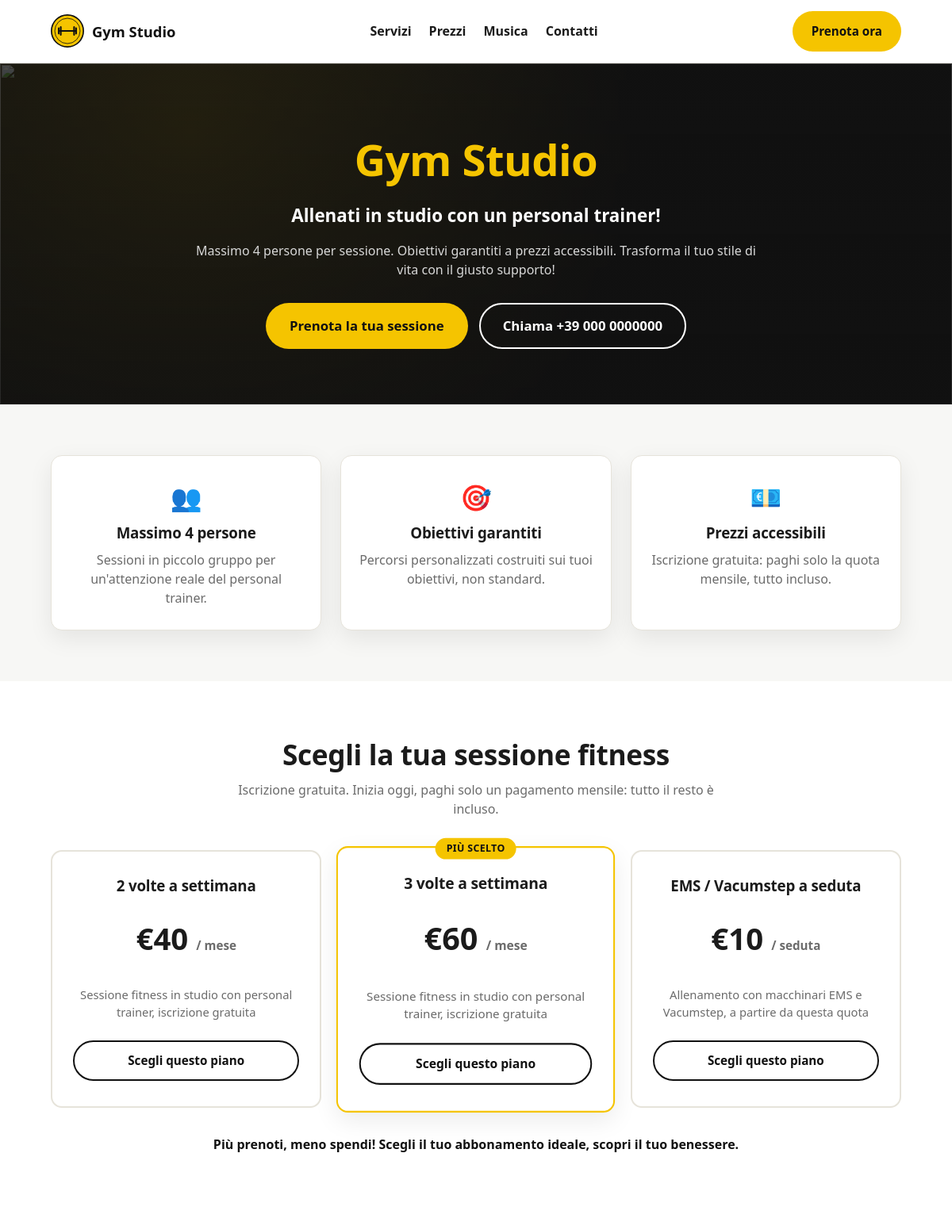
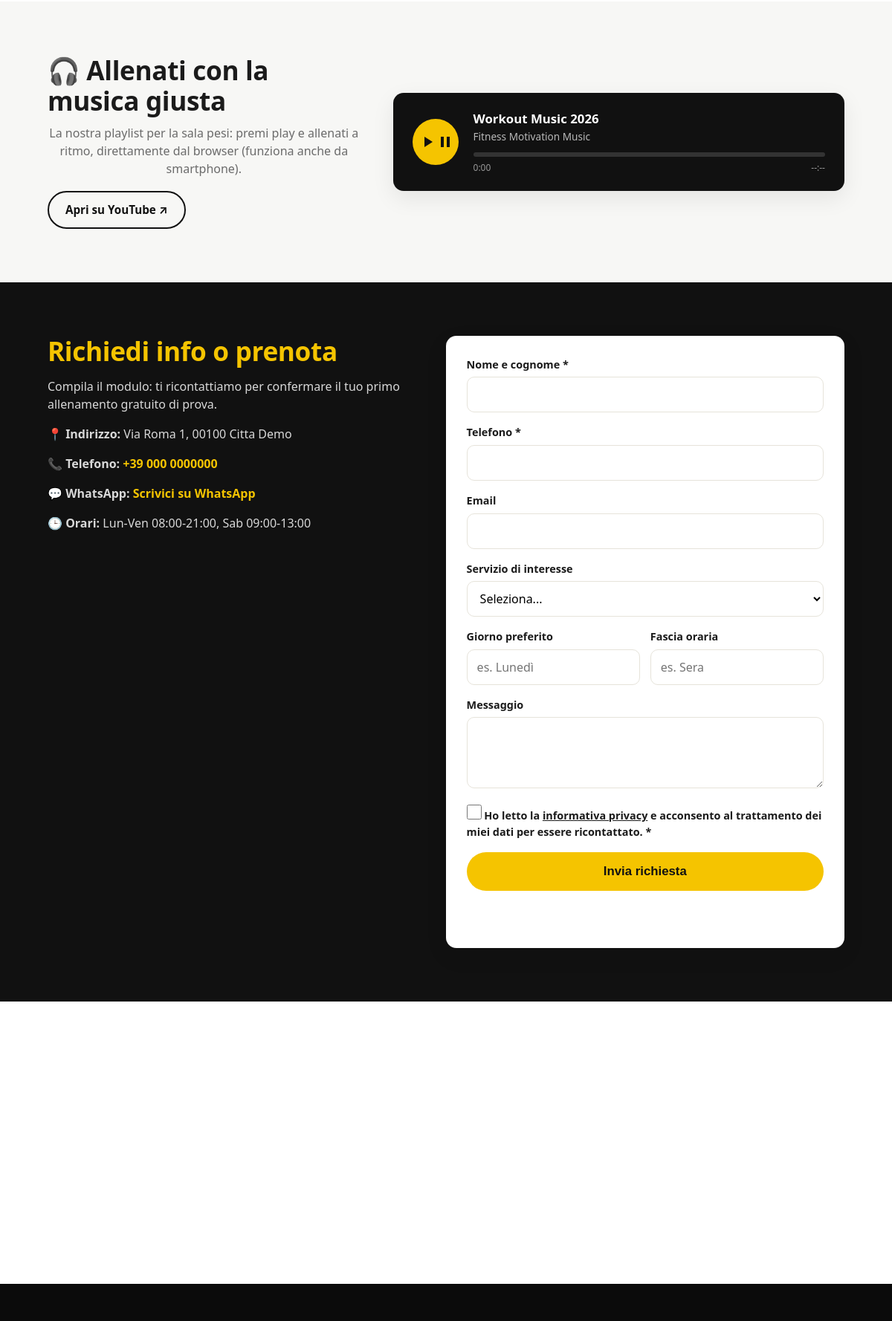
The page / (upper part) on the database its author committed (2 pictures, top to bottom).
### tables this page shows
CREATE TABLE IF NOT EXISTS tenants (
  id INT UNSIGNED AUTO_INCREMENT PRIMARY KEY,
  slug VARCHAR(64) NOT NULL UNIQUE,
  nome VARCHAR(150) NOT NULL,
  logo_path VARCHAR(255) NULL,
  colore_primario VARCHAR(7) NOT NULL DEFAULT '#f5c400',
  colore_secondario VARCHAR(7) NOT NULL DEFAULT '#111111',
  indirizzo VARCHAR(255) NULL,
  cap VARCHAR(10) NULL,
  citta VARCHAR(100) NULL,
  telefono VARCHAR(30) NULL,
  whatsapp_numero VARCHAR(30) NULL,
  email VARCHAR(150) NULL,
  orari_apertura TEXT NULL,
  claim VARCHAR(255) NULL,
  descrizione TEXT NULL,
  attivo TINYINT(1) NOT NULL DEFAULT 1,
  created_at DATETIME NOT NULL DEFAULT CURRENT_TIMESTAMP,
  updated_at DATETIME NOT NULL DEFAULT CURRENT_TIMESTAMP ON UPDATE CURRENT_TIMESTAMP
);

CREATE TABLE IF NOT EXISTS tipi_abbonamento (
  id INT UNSIGNED AUTO_INCREMENT PRIMARY KEY,
  tenant_id INT UNSIGNED NOT NULL,
  nome VARCHAR(150) NOT NULL,
  descrizione VARCHAR(255) NULL,
  prezzo DECIMAL(10,2) NOT NULL,
  frequenza_settimanale TINYINT UNSIGNED NULL,
  durata_giorni INT UNSIGNED NOT NULL DEFAULT 30,
  tipo ENUM('abbonamento','pacchetto_seduta') NOT NULL DEFAULT 'abbonamento',
  in_evidenza TINYINT(1) NOT NULL DEFAULT 0,
  ordine INT UNSIGNED NOT NULL DEFAULT 0,
  attivo TINYINT(1) NOT NULL DEFAULT 1,
  created_at DATETIME NOT NULL DEFAULT CURRENT_TIMESTAMP,
  CONSTRAINT fk_tipiabb_tenant FOREIGN KEY (tenant_id) REFERENCES tenants(id) ON DELETE CASCADE
);

### src/Config.php (called while the page is built, shortened)
<?php
final class Config
{
    private static array $values = [];
    public static function get(string $key, ?string $default = null): ?string
    {
        $value = self::$values[$key] ?? getenv($key);
        if ($value === false || $value === null || $value === '') {
            return $default;
        }
        return $value;
    }
    public static function baseUrl(): string
    {
        $configured = self::get('APP_URL');
        $projectRoot = str_replace('\\', '/', dirname(__DIR__));
        $documentRoot = str_replace('\\', '/', rtrim((string) ($_SERVER['DOCUMENT_ROOT'] ?? ''), '/'));
        if ($documentRoot !== '' && str_starts_with($projectRoot, $documentRoot)) {
            return rtrim(substr($projectRoot, strlen($documentRoot)), '/');
        }
        return '';
    }
}

### src/bootstrap.php (called while the page is built, shortened)
<?php
spl_autoload_register(function (string $class): void {
    $prefix = 'App\\';
    $relative = substr($class, strlen($prefix));
    $path = __DIR__ . '/' . str_replace('\\', '/', $relative) . '.php';
});

### src/Database.php (called while the page is built, shortened)
<?php
final class Database
{
    private static ?PDO $instance = null;
    public static function pdo(): PDO
    {
        if (self::$instance !== null) {
            return self::$instance;
        }
        $host = Config::get('DB_HOST', 'localhost');
        $port = Config::get('DB_PORT', '3306');
        $name = Config::get('DB_NAME');
        $user = Config::get('DB_USER');
        $pass = Config::get('DB_PASS', '');
        $charset = Config::get('DB_CHARSET', 'utf8mb4');
        $dsn = "mysql:host={$host};port={$port};dbname={$name};charset={$charset}";
        try {
            self::$instance = new PDO($dsn, $user, $pass, [
                PDO::ATTR_ERRMODE => PDO::ERRMODE_EXCEPTION,
                PDO::ATTR_DEFAULT_FETCH_MODE => PDO::FETCH_ASSOC,
                PDO::ATTR_EMULATE_PREPARES => false,
            ]);
        } catch (PDOException $e) {
            http_response_code(500);
            $debug = Config::bool('APP_DEBUG', false);
            die('Connessione al database non riuscita.' . ($debug ? ' Dettagli: ' . htmlspecialchars($e->getMessage()) : ''));
        }
        return self::$instance;
    }
    public static function tenantId(): int
    {
        static $tenantId = null;
        if ($tenantId !== null) {
            return $tenantId;
        }
        $slug = Config::get('TENANT_SLUG', 'gym-studio');
        $stmt = self::pdo()->prepare('SELECT id FROM tenants WHERE slug = ? AND attivo = 1 LIMIT 1');
        $stmt->execute([$slug]);
        $row = $stmt->fetch();
        $tenantId = (int) $row['id'];
        return $tenantId;
    }
}

### src/Tenant.php (called while the page is built, shortened)
<?php
final class Tenant
{
    private static ?array $data = null;
    public static function data(): array
    {
        $stmt = Database::pdo()->prepare('SELECT * FROM tenants WHERE id = ? LIMIT 1');
        $stmt->execute([Database::tenantId()]);
        $row = $stmt->fetch();
        self::$data = $row ?: [];
        return self::$data;
    }
    public static function piani(): array
    {
        $stmt = Database::pdo()->prepare(
            'SELECT * FROM tipi_abbonamento WHERE tenant_id = ? AND attivo = 1 ORDER BY ordine ASC, id ASC'
        );
        $stmt->execute([Database::tenantId()]);
        return $stmt->fetchAll();
    }
}

### index.php (the view, shortened to what this page needs)
<?php
require __DIR__ . '/src/bootstrap.php';
$tenant = Tenant::data();
$piani = Tenant::piani();
$base = Config::baseUrl();
$nome = $tenant['nome'] ?? Config::get('APP_NAME', 'Gym Studio');
$claim = $tenant['claim'] ?? '';
$descrizione = $tenant['descrizione'] ?? '';
$telefono = $tenant['telefono'] ?? '';
$telefonoPulito = preg_replace('/\s+/', '', (string) $telefono);
$whatsapp = preg_replace('/\D+/', '', (string) ($tenant['whatsapp_numero'] ?? $telefono));
$indirizzo = trim(($tenant['indirizzo'] ?? '') . ', ' . ($tenant['cap'] ?? '') . ' ' . ($tenant['citta'] ?? ''), ' ,');
$mapQuery = urlencode($indirizzo);
?>
<!DOCTYPE html>
<html lang="it">
<head>
<link rel="stylesheet" href="<?= $base ?>/css/style.css">
</head>
<body>
<header class="site-header">
  <div class="container header-inner">
    <a href="#top" class="brand">
      <img src="<?= $base ?>/assets/logo.svg" alt="Logo <?= htmlspecialchars($nome) ?>" class="brand-logo">
      <span class="brand-name"><?= htmlspecialchars($nome) ?></span>
    </a>
    <nav class="main-nav" id="main-nav">
      <a href="#servizi">Servizi</a>
      <a href="#prezzi">Prezzi</a>
      <a href="#musica">Musica</a>
      <a href="#contatti">Contatti</a>
    </nav>
    <div class="header-actions">
      <a class="btn btn-primary nav-cta" href="#prenota">Prenota ora</a>
    </div>
  </div>
</header>
<main id="top">
  <section class="hero">
    <div class="hero-training-bg" aria-hidden="true">
      <img src="<?= $base ?>/assets/foto-hero.jpg" alt="">
    </div>
    <div class="container hero-inner">
      <h1><?= htmlspecialchars($nome) ?></h1>
      <p class="hero-claim"><?= htmlspecialchars($claim) ?></p>
      <p class="hero-desc"><?= htmlspecialchars($descrizione) ?></p>
      <div class="hero-actions">
        <a href="#prenota" class="btn btn-primary btn-lg">Prenota la tua sessione</a>
        <?php if ($telefono): ?>
          <a href="tel:<?= htmlspecialchars($telefonoPulito) ?>" class="btn btn-outline btn-lg">Chiama <?= htmlspecialchars($telefono) ?></a>
        <?php endif; ?>
      </div>
    </div>
  </section>
  <section id="servizi" class="features">
    <div class="container">
      <div class="features-grid">
        <div class="feature-card">
          <div class="feature-icon">👥</div>
          <h3>Massimo 4 persone</h3>
          <p>Sessioni in piccolo gruppo per un'attenzione reale del personal trainer.</p>
        </div>
        <div class="feature-card">
          <div class="feature-icon">🎯</div>
          <h3>Obiettivi garantiti</h3>
          <p>Percorsi personalizzati costruiti sui tuoi obiettivi, non standard.</p>
        </div>
        <div class="feature-card">
          <div class="feature-icon">💶</div>
          <h3>Prezzi accessibili</h3>
          <p>Iscrizione gratuita: paghi solo la quota mensile, tutto incluso.</p>
        </div>
      </div>
    </div>
  </section>
  <section id="prezzi" class="pricing">
    <div class="container">
      <h2>Scegli la tua sessione fitness</h2>
      <p class="section-sub">Iscrizione gratuita. Inizia oggi, paghi solo un pagamento mensile: tutto il resto è incluso.</p>
      <div class="pricing-grid">
        <?php foreach ($piani as $piano): ?>
          <div class="price-card <?= $piano['in_evidenza'] ? 'price-card--highlight' : '' ?>">
            <?php if ($piano['in_evidenza']): ?><span class="price-badge">Più scelto</span><?php endif; ?>
            <h3><?= htmlspecialchars($piano['nome']) ?></h3>
            <p class="price-amount">
              €<?= number_format((float) $piano['prezzo'], 0) ?>
              <span><?= $piano['tipo'] === 'pacchetto_seduta' ? '/ seduta' : '/ mese' ?></span>
            </p>
            <p class="price-desc"><?= htmlspecialchars($piano['descrizione']) ?></p>
            <a href="#prenota" class="btn btn-outline btn-block">Scegli questo piano</a>
          </div>
        <?php endforeach; ?>
      </div>
      <p class="section-note">Più prenoti, meno spendi! Scegli il tuo abbonamento ideale, scopri il tuo benessere.</p>
    </div>
  </section>
  <section id="musica" class="music">
    <div class="container music-inner">
      <div class="music-text">
        <h2>🎧 Allenati con la musica giusta</h2>
        <p class="section-sub" style="margin:0 0 18px;">La nostra playlist per la sala pesi: premi play e allenati a ritmo, direttamente dal browser (funziona anche da smartphone).</p>
        <a href="https://www.youtube.com/watch?v=AMkHbApwxrA" target="_blank" rel="noopener" class="btn btn-outline">Apri su YouTube ↗</a>
      </div>
      <div class="music-player" id="audio-player">
        <button type="button" class="player-toggle" id="player-toggle" aria-label="Play">
          <svg class="icon-play" viewBox="0 0 24 24" width="26" height="26"><path fill="currentColor" d="M8 5v14l11-7z"/></svg>
          <svg class="icon-pause" viewBox="0 0 24 24" width="26" height="26" hidden><path fill="currentColor" d="M6 5h4v14H6zM14 5h4v14h-4z"/></svg>
        </button>
        <div class="player-info">
          <p class="player-title">Workout Music 2026</p>
          <p class="player-sub">Fitness Motivation Music</p>
          <div class="player-progress">
          </div>
          <div class="player-times">
            <span id="player-time-current">0:00</span>
            <span id="player-time-total">--:--</span>
          </div>
        </div>
      </div>
    </div>
  </section>
  <section id="prenota" class="booking">
    <div class="container booking-inner">
      <div class="booking-info">
        <h2>Richiedi info o prenota</h2>
        <p>Compila il modulo: ti ricontattiamo per confermare il tuo primo allenamento gratuito di prova.</p>
        <?php if ($indirizzo): ?><p><strong>📍 Indirizzo:</strong> <?= htmlspecialchars($indirizzo) ?></p><?php endif; ?>
        <?php if ($telefono): ?><p><strong>📞 Telefono:</strong> <a href="tel:<?= htmlspecialchars($telefonoPulito) ?>"><?= htmlspecialchars($telefono) ?></a></p><?php endif; ?>
        <?php if ($whatsapp): ?><p><strong>💬 WhatsApp:</strong> <a href="https://wa.me/<?= htmlspecialchars($whatsapp) ?>" target="_blank" rel="noopener">Scrivici su WhatsApp</a></p><?php endif; ?>
        <?php if (!empty($tenant['orari_apertura'])): ?><p><strong>🕒 Orari:</strong> <?= htmlspecialchars($tenant['orari_apertura']) ?></p><?php endif; ?>
      </div>
      <form id="contact-form" class="booking-form" novalidate>
        <div class="form-row">
          <label for="nome">Nome e cognome *</label>
          <input type="text" id="nome" name="nome" required>
        </div>
        <div class="form-row">
          <label for="telefono">Telefono *</label>
          <input type="tel" id="telefono" name="telefono" required>
        </div>
        <div class="form-row">
          <label for="email">Email</label>
          <input type="email" id="email" name="email">
        </div>
        <div class="form-row">
          <label for="servizio_interesse">Servizio di interesse</label>
          <select id="servizio_interesse" name="servizio_interesse">
            <option value="">Seleziona...</option>
          </select>
        </div>
        <div class="form-row form-row-split">
          <div>
            <label for="giorno_preferito">Giorno preferito</label>
            <input type="text" id="giorno_preferito" name="giorno_preferito" placeholder="es. Lunedì">
          </div>
          <div>
            <label for="fascia_oraria">Fascia oraria</label>
            <input type="text" id="fascia_oraria" name="fascia_oraria" placeholder="es. Sera">
          </div>
        </div>
        <div class="form-row">
          <label for="messaggio">Messaggio</label>
          <textarea id="messaggio" name="messaggio" rows="3"></textarea>
        </div>
        <div class="form-row form-row-consent">
          <label class="checkbox-label">
            <input type="checkbox" id="gdpr_consenso" name="gdpr_consenso" required>
            Ho letto la <a href="<?= $base ?>/privacy.php" target="_blank">informativa privacy</a> e acconsento al trattamento dei miei dati per essere ricontattato. *
          </label>
        </div>
        <button type="submit" class="btn btn-primary btn-lg btn-block">Invia richiesta</button>
        <p id="form-feedback" class="form-feedback" role="status"></p>
      </form>
    </div>
  </section>
  <?php if ($indirizzo): ?>
  <section class="map">
    <iframe
      src="https://www.google.com/maps?q=<?= $mapQuery ?>&output=embed"
      width="100%" height="380" style="border:0;" allowfullscreen loading="lazy"
 title="Mappa <?= htmlspecialchars($nome) ?>"></iframe>
  </section>
  <?php endif; ?>
</main>
<footer id="contatti" class="site-footer">
</footer>
</body>
</html>

### rows shown on the page
tenants: nome "Gym Studio", claim "Allenati in studio con un personal trainer!", descrizione "Massimo 4 persone per sessione. Obiettivi garantiti a prezzi accessibili. Trasforma il tuo stile di vita con il giusto supporto!", telefono "+39 000 0000000", indirizzo "Via Roma 1, 00100 Citta Demo", id+orari_apertura "Lun-Ven 08:00-21:00, Sab 09:00-13:00"
tipi_abbonamento: nome "2 volte a settimana", prezzo "40", tipo "/ mese", descrizione "Sessione fitness in studio con personal trainer, iscrizione gratuita"
tipi_abbonamento: in_evidenza "PIÙ SCELTO", nome "3 volte a settimana", prezzo "60", tipo "/ mese", descrizione "Sessione fitness in studio con personal trainer, iscrizione gratuita"
tipi_abbonamento: nome "EMS / Vacumstep a seduta", prezzo "10", tipo "/ seduta", descrizione "Allenamento con macchinari EMS e Vacumstep, a partire da questa quota"
